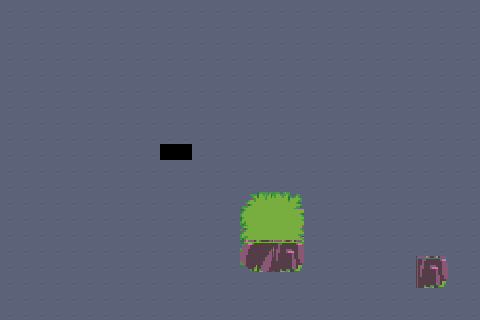

This game map was drawn from its Tiled (.tmx) file and the tilesets committed beside it. A one-line description and the full map source follow:
An orthogonal 30x20 tile map with 16x16 px tiles, 2 tile layers (Ground, Tile Layer 2), 2 tilesets.

<map version="1.10" tiledversion="1.11.0" orientation="orthogonal" renderorder="right-down" width="30" height="20" tilewidth="16" tileheight="16" infinite="0" nextlayerid="5" nextobjectid="1">
 <tileset firstgid="1" source="sample2.tsx" />
 <tileset firstgid="487" source="topdown.tsx" />
 <layer id="1" name="Ground" width="30" height="20">
  <data encoding="csv">
442,442,442,442,442,442,442,442,442,442,442,442,442,442,442,442,442,442,442,442,442,442,442,442,442,442,442,442,442,442,
442,442,442,442,442,442,442,442,442,442,442,442,442,442,442,442,442,442,442,442,442,442,442,442,442,442,442,442,442,442,
442,442,442,442,442,442,442,442,442,442,442,442,442,442,442,442,442,442,442,442,442,442,442,442,442,442,442,442,442,442,
442,442,442,442,442,442,442,442,442,442,442,442,442,442,442,442,442,442,442,442,442,442,442,442,442,442,442,442,442,442,
442,442,442,442,442,442,442,442,442,442,442,442,442,442,442,442,442,442,442,442,442,442,442,442,442,442,442,442,442,442,
442,442,442,442,442,442,442,442,442,442,442,442,442,442,442,442,442,442,442,442,442,442,442,442,442,442,442,442,442,442,
442,442,442,442,442,442,442,442,442,442,442,442,442,442,442,442,442,442,442,442,442,442,442,442,442,442,442,442,442,442,
442,442,442,442,442,442,442,442,442,442,442,442,442,442,442,442,442,442,442,442,442,442,442,442,442,442,442,442,442,442,
442,442,442,442,442,442,442,442,442,442,442,442,442,442,442,442,442,442,442,442,442,442,442,442,442,442,442,442,442,442,
442,442,442,442,442,442,442,442,442,442,0,0,442,442,442,442,442,442,442,442,442,442,442,442,442,442,442,442,442,442,
442,442,442,442,442,442,442,442,442,442,442,442,442,442,442,442,442,442,442,442,442,442,442,442,442,442,442,442,442,442,
442,442,442,442,442,442,442,442,442,442,442,442,442,442,442,442,442,442,442,442,442,442,442,442,442,442,442,442,442,442,
442,442,442,442,442,442,442,442,442,442,442,442,442,442,442,442,442,442,442,442,442,442,442,442,442,442,442,442,442,442,
442,442,442,442,442,442,442,442,442,442,442,442,442,442,442,442,442,442,442,442,442,442,442,442,442,442,442,442,442,442,
442,442,442,442,442,442,442,442,442,442,442,442,442,442,442,442,442,442,442,442,442,442,442,442,442,442,442,442,442,442,
442,442,442,442,442,442,442,442,442,442,442,442,442,442,442,442,442,442,442,442,442,442,442,442,442,442,442,442,442,442,
442,442,442,442,442,442,442,442,442,442,442,442,442,442,442,442,442,442,442,442,442,442,442,442,442,442,442,442,442,442,
442,442,442,442,442,442,442,442,442,442,442,442,442,442,442,442,442,442,442,442,442,442,442,442,442,442,442,442,442,442,
442,442,442,442,442,442,442,442,442,442,442,442,442,442,442,442,442,442,442,442,442,442,442,442,442,442,442,442,442,442,
442,442,442,442,442,442,442,442,442,442,442,442,442,442,442,442,442,442,442,442,442,442,442,442,442,442,442,442,442,442
</data>
 </layer>
 <layer id="4" name="Tile Layer 2" width="30" height="20">
  <data encoding="csv">
0,0,0,0,0,0,0,0,0,0,0,0,0,0,0,0,0,0,0,0,0,0,0,0,0,0,0,0,0,0,
0,0,0,0,0,0,0,0,0,0,0,0,0,0,0,0,0,0,0,0,0,0,0,0,0,0,0,0,0,0,
0,0,0,0,0,0,0,0,0,0,0,0,0,0,0,0,0,0,0,0,0,0,0,0,0,0,0,0,0,0,
0,0,0,0,0,0,0,0,0,0,0,0,0,0,0,0,0,0,0,0,0,0,0,0,0,0,0,0,0,0,
0,0,0,0,0,0,0,0,0,0,0,0,0,0,0,0,0,0,0,0,0,0,0,0,0,0,0,0,0,0,
0,0,0,0,0,0,0,0,0,0,0,0,0,0,0,0,0,0,0,0,0,0,0,0,0,0,0,0,0,0,
0,0,0,0,0,0,0,0,0,0,0,0,0,0,0,0,0,0,0,0,0,0,0,0,0,0,0,0,0,0,
0,0,0,0,0,0,0,0,0,0,0,0,0,0,0,0,0,0,0,0,0,0,0,0,0,0,0,0,0,0,
0,0,0,0,0,0,0,0,0,0,0,0,0,0,0,0,0,0,0,0,0,0,0,0,0,0,0,0,0,0,
0,0,0,0,0,0,0,0,0,0,0,0,0,0,0,0,0,0,0,0,0,0,0,0,0,0,0,0,0,0,
0,0,0,0,0,0,0,0,0,0,0,0,0,0,0,0,0,0,0,0,0,0,0,0,0,0,0,0,0,0,
0,0,0,0,0,0,0,0,0,0,0,0,0,0,0,0,0,0,0,0,0,0,0,0,0,0,0,0,0,0,
0,0,0,0,0,0,0,0,0,0,0,0,0,0,0,0,0,0,0,0,0,0,0,0,0,0,0,0,0,0,
0,0,0,0,0,0,0,0,0,0,0,0,0,0,0,487,488,489,0,0,0,0,0,0,0,0,0,0,0,0,
0,0,0,0,0,0,0,0,0,0,0,0,0,0,0,492,493,494,0,0,0,0,0,0,0,0,0,0,0,0,
0,0,0,0,0,0,0,0,0,0,0,0,0,0,0,497,498,499,0,0,0,0,0,0,0,0,0,0,0,0,
0,0,0,0,0,0,0,0,0,0,0,0,0,0,0,502,503,504,0,0,0,0,0,0,0,0,0,0,0,0,
0,0,0,0,0,0,0,0,0,0,0,0,0,0,0,0,0,0,0,0,0,0,0,0,0,0,504,0,0,0,
0,0,0,0,0,0,0,0,0,0,0,0,0,0,0,0,0,0,0,0,0,0,0,0,0,0,0,0,0,0,
0,0,0,0,0,0,0,0,0,0,0,0,0,0,0,0,0,0,0,0,0,0,0,0,0,0,0,0,0,0
</data>
 </layer>
</map>
